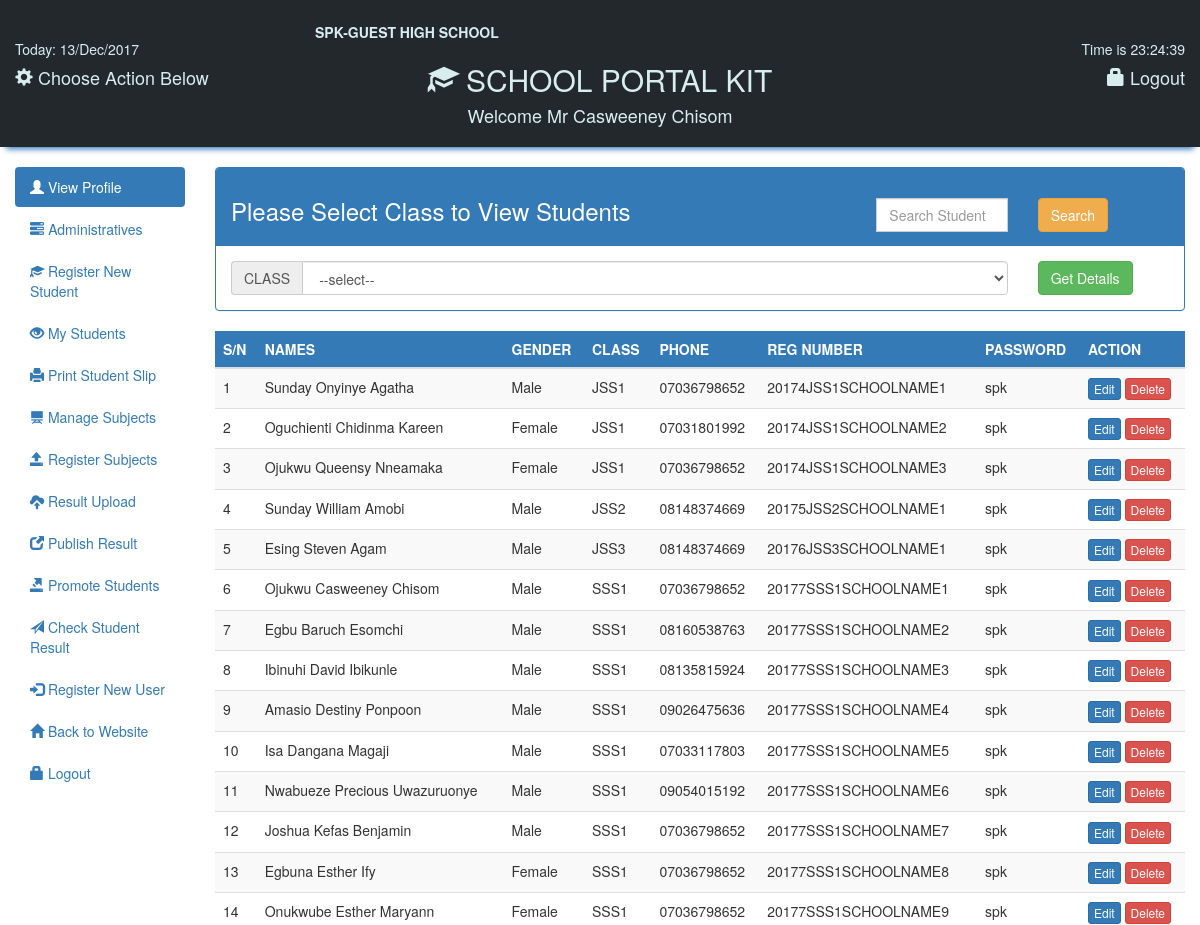
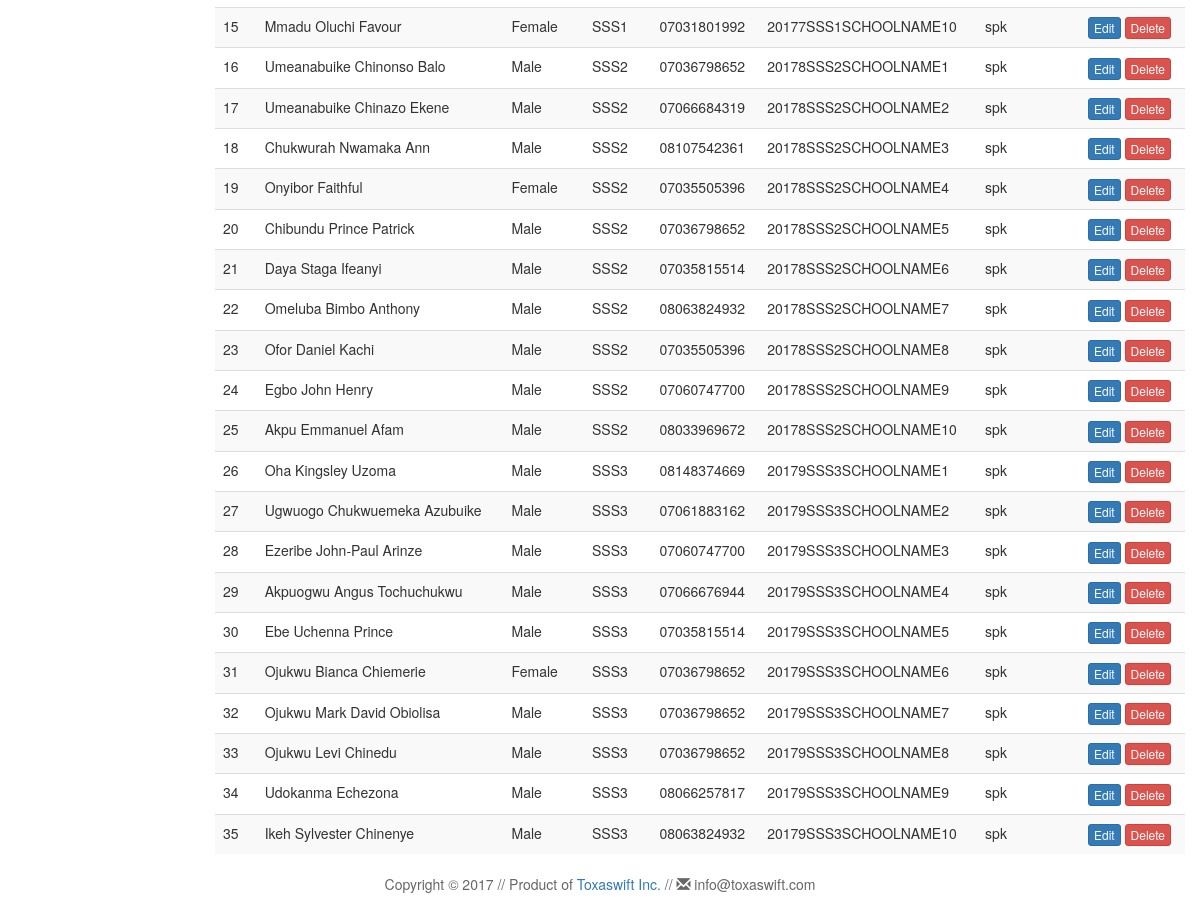
Page /staff_dashboard.php?students_reg_no (signed in) on the committed database (2 pictures, top to bottom).
### tables this page shows
CREATE TABLE IF NOT EXISTS `users` (
`id` int(10) NOT NULL,
  `title` varchar(50) DEFAULT NULL,
  `fullname` varchar(100) DEFAULT NULL,
  `address` text,
  `phone` varchar(50) DEFAULT NULL,
  `state` varchar(50) DEFAULT NULL,
  `lga` text,
  `nationality` varchar(50) DEFAULT NULL,
  `email` varchar(50) DEFAULT NULL,
  `password` varchar(50) DEFAULT NULL,
  `date_of_reg` varchar(50) DEFAULT NULL,
  `time_of_reg` timestamp NULL DEFAULT CURRENT_TIMESTAMP
);

CREATE TABLE IF NOT EXISTS `students` (
`id` int(10) NOT NULL,
  `gender` varchar(20) DEFAULT NULL,
  `firstname` varchar(50) DEFAULT NULL,
  `lastname` varchar(50) DEFAULT NULL,
  `othername` varchar(50) DEFAULT NULL,
  `dob` varchar(50) DEFAULT NULL,
  `mob` varchar(50) DEFAULT NULL,
  `yob` varchar(50) DEFAULT NULL,
  `contact_phone` varchar(20) DEFAULT NULL,
  `address` text,
  `state` varchar(50) DEFAULT NULL,
  `nationality` varchar(50) DEFAULT NULL,
  `sponsor_name` varchar(50) DEFAULT NULL,
  `sponsor_phone` varchar(20) DEFAULT NULL,
  `relationship` varchar(20) DEFAULT NULL,
  `class` varchar(20) DEFAULT NULL,
  `reg_number` varchar(100) DEFAULT NULL,
  `gen_password` varchar(20) DEFAULT NULL,
  `passport` varchar(255) DEFAULT NULL,
  `date_of_reg` varchar(20) DEFAULT NULL,
  `time_of_reg` timestamp NULL DEFAULT CURRENT_TIMESTAMP
);

### staff_dashboard.php (the view, shortened to what this page needs)
<?php
	require_once("includes/connection.php");
?>
<?php
	$date = date('d/M/Y');
	$select = "--select--";
	$error = array();
	$year = date('Y');
?>
<?php
	$query = " SELECT * FROM `users` WHERE id = '{$_SESSION['admin']}' ";
	$run_query = mysqli_query($connection, $query);
	if(mysqli_num_rows($run_query) == 1){
		while($result = mysqli_fetch_assoc($run_query)){
			$user_title = $result['title'];
			$user_fullname = ucwords($result['fullname']);
			$msg_fullname = $user_fullname;
			$msg_title = $user_title;
		}
	}
?>
<!DOCTYPE html>
<html>
	<head>
		<link type='text/css' rel='stylesheet' href='css/bootstrap.css' />
		<link type='text/css' rel='stylesheet' href='css/font-awesome.css' />
		<link type='text/css' rel='stylesheet' href='css/blink.css' />
		<link rel='stylesheet' href='css/defined.css' />
	</head>
	<body>
		<div class='container-fluid'>
			<header>
				<div class='row header noprint'>
					<div class='col-md-3 col-sm-3 col-xs-3'>
						<h5>Today: <?php echo $date; ?></h5>
						<h4 class='blink'><span class='glyphicon glyphicon-cog'></span> Choose Action Below</h4>
					</div>
					<div class='col-md-6 col-sm-6 col-xs-6'>
						<?php
							$query = " SELECT * FROM `administratives` ";
							$run_query = mysqli_query($connection, $query);
							if(mysqli_num_rows($run_query) > 0){
								while($result = mysqli_fetch_assoc($run_query)){
									$school_title = $result['school_name'];
									echo"<p class='text-center'><b><marquee>{$school_title}</marquee></b></p>";
								}
							}else{
								echo"<p class='text-center'><b><marquee>SPK POWERED BY TOXASWIFT</marquee></b></p>";
							}
						?>
						<h2 class='text-center'><span class='glyphicon glyphicon-education'></span> SCHOOL PORTAL KIT</h2>
						<h4 class='text-center'>Welcome
							<?php
								echo ucfirst($msg_title) ." " .$msg_fullname;
							?>
						</h4>
					</div>
					<div class='col-md-3 col-sm-3 col-xs-3 logout'>
						<h5 class='text-right'><span id='clockDisplay'></span></h5>
						<h4 class='text-right'><a href='staff_dashboard.php?logout'><span class='glyphicon glyphicon-lock'></span> Logout</a></h4>
					</div>
				</div>
			</header>
			<section class='row'>
				<br />
				<div class='col-md-2 col-sm-2 side_nav noprint'>
					<ul class="nav nav-pills nav-stacked">
						<li role="presentation" class="active"><a href="staff_dashboard.php?view_profile"><span class='glyphicon glyphicon-user'></span> View Profile</a></li>
						<li role="presentation"><a href="staff_dashboard.php?administratives"><span class='glyphicon glyphicon-tasks'></span> Administratives</a></li>
						<li role="presentation"><a href="staff_dashboard.php?register_new_student"><span class='glyphicon glyphicon-education'></span> Register New Student</a></li>
						<li role="presentation"><a href="staff_dashboard.php?students_reg_no"><span class='glyphicon glyphicon-eye-open'></span> My Students</a></li>
						<li role="presentation"><a href="staff_dashboard.php?print_student_slip"><span class='glyphicon glyphicon-print'></span> Print Student Slip</a></li>
						<li role="presentation"><a href="staff_dashboard.php?manage_subjects"><span class='glyphicon glyphicon-blackboard'></span> Manage Subjects</a></li>
						<li role="presentation"><a href="staff_dashboard.php?register_subjects"><span class='glyphicon glyphicon-open'></span> Register Subjects</a></li>
						<li role="presentation"><a href="staff_dashboard.php?upload"><span class='glyphicon glyphicon-cloud-upload'></span> Result Upload</a></li>
						<li role="presentation"><a href="staff_dashboard.php?publish_result"><span class='glyphicon glyphicon-new-window'></span> Publish Result</a></li>
						<li role="presentation"><a href="staff_dashboard.php?promote_students"><span class='glyphicon glyphicon-export'></span> Promote Students</a></li>
						<li role="presentation"><a href="staff_dashboard.php?check_result"><span class='glyphicon glyphicon-send'></span> Check Student Result</a></li>
						<li role="presentation"><a href="staff_dashboard.php?register_new_user"><span class='glyphicon glyphicon-log-in'></span> Register New User</a></li>
						<li role="presentation"><a href="index.php"><span class='glyphicon glyphicon-home'></span> Back to Website</a></li>
						<li role="presentation"><a href="staff_dashboard.php?logout"><span class='glyphicon glyphicon-lock'></span> Logout</a></li>
					</ul>
				</div>
				<div class='col-md-10 col-sm-10'>
					<?php
						if(isset($_GET['view_profile'])){
							header("Location:staff_dashboard.php");
					}
					elseif(isset($_GET['students_reg_no'])){
						echo"
							<div class='panel panel-primary'>
								<div class='panel-heading'>
									<div class='row'>
										<div class='col-md-8'>
											<h3 class='log-text'>Please Select Class to View Students</h3>
										</div>
										<div class='col-md-4'>
											<br />
											<form class='form-inline'>
												<div class='row'>
													<div class='col-md-6'>
														<div class='input-group'>
															<input type='text' name='search_bar_txt' placeholder='Search Student' class='form-control' />
														</div>
													</div>
													<div class='col-md-6'>
														<input type='submit' value='Search' class='btn btn-warning' />
													</div>
												</div>
											</form>
										</div>
									</div>";
									echo"
								</div>
								<div class='panel-body'>
									<form class='' method='POST' action='staff_dashboard.php?students_reg_no'>
										<div class='row'>
											<div class='col-md-10'>
												<div class='input-group'>
													<span class='input-group-addon' id='basic-addon2'>CLASS</span>
													<select class='form-control' name='reg_no_class'>
														<option selected> {$select} </option>";
														echo"
													</select>
												</div>
											</div>
											<div class='col-md-2'>
												<input type='submit' name='get_reg_no_btn' id='submit' value='Get Details' class='btn btn-large btn-success login_btn text-center' />
											</div>
										</div>
									</form>
								</div>
							</div>
							<div class='table-responsive'>
								<table class='table table-striped'>
									<thead>
										<tr class='bg-primary'>
											<th>S/N</th>
											<th>NAMES</th>
											<th>GENDER</th>
											<th>CLASS</th>
											<th>PHONE</th>
											<th>REG NUMBER</th>
											<th>PASSWORD</th>
											<th>ACTION</th>
										</tr>
									</thead>
									<tbody>
										";
										if(isset($_POST['get_reg_no_btn'])){
											$reg_no_class = inject_checker($connection, $_POST['reg_no_class']);
											if($reg_no_class == $select){
												$reg_msg = "<h4 class='text-danger'><b>!!! Please select class to get registration number.</b></h4>";
												echo $reg_msg;
											}
											else{
												$query = " SELECT * FROM `students` WHERE `class` = '{$reg_no_class}' ORDER BY `reg_number` ASC ";
												$run_query = mysqli_query($connection, $query);
												if($run_query == true){
													if(mysqli_num_rows($run_query) > 0){
														$i = 0;
														while($result = mysqli_fetch_array($run_query)){
															$i++;
															$reg_no_id = $result['id'];
															$reg_no_firstname = $result['firstname'];
															$reg_no_lastname = $result['lastname'];
															$reg_no_othername = $result['othername'];
															$reg_no_class = $result['class'];
															$reg_reg_number = $result['reg_number'];
                                                            $reg_phone = $result['contact_phone'];
                                                            $reg_password = $result['gen_password'];
                                                            $reg_sex = ucfirst($result['gender']);
															$reg_name = ucwords("{$reg_no_firstname} {$reg_no_lastname} {$reg_no_othername}");
															echo"
																<tr>
																	<td>{$i}</td>
																	<td>{$reg_name}</td>
																	<td>{$reg_sex}</td>
																	<td>{$reg_no_class}</td>
																	<td>{$reg_phone}</td>
																	<td>{$reg_reg_number}</td>
																	<td>{$reg_password}</td>
																	<td>
																		<form method='POST' action=''>
																			<input type='hidden' name='all_student_hidden_id' value='{$reg_no_id}' />
																			<input type='submit' name='edit_btn' value='Edit' class='btn btn-xs btn-primary' />
																			<input type='submit' name='student_delete_btn' value='Delete' class='btn btn-xs btn-danger' />
																		</form>
																	</td>
																</tr>
															";
														}
													}else{
														$reg_msg = "<h4 class='text-danger'><b>!!! No Records Found in {$reg_no_class}</b></h4>";
														echo $reg_msg;
													}
												}
											}
											if(isset($_POST['student_delete_btn'])){
												$all_student_hidden_id = $_POST['all_student_hidden_id'];
												$query = " DELETE FROM `students` WHERE `id` = '{all_student_hidden_id}' AND `class` = '{$reg_no_class}' ";
												$run_query = mysqli_query($connection, $query);
												if($run_query == true){
													echo "<p class='text-success'><b>Student Deleted Successfully</b></p>";
												}else{
													echo "<p><b>Error! Could Not Delete Record</b></p>";
												}
											}
										}else{
											$query = " SELECT * FROM `students` ORDER BY `class` LIMIT 50";
											$run_query = mysqli_query($connection, $query);
											if($run_query == true){
												if(mysqli_num_rows($run_query) > 0){
													$i = 0;
													while($result = mysqli_fetch_assoc($run_query)){
														$i++;
														$student_id = $result['id'];
														$student_firstname = $result['firstname'];
														$student_lastname = $result['lastname'];
														$student_othername = $result['othername'];
														$student_class = $result['class'];
														$student_reg_number = $result['reg_number'];
                                                        $student_phone = $result['contact_phone'];
                                                        $student_password = $result['gen_password'];
                                                        $student_sex = ucfirst($result['gender']);
														$full_name = ucwords("{$student_firstname} {$student_lastname} {$student_othername}");
														echo"
															<tr>
																<td>{$i}</td>
																<td>{$full_name}</td>
																<td>{$student_sex}</td>
																<td>{$student_class}</td>
																<td>{$student_phone}</td>
																<td>{$student_reg_number}</td>
																<td>{$student_password}</td>
																<td>
																	<form method='POST' action=''>
																		<input type='hidden' name='all_student_hidden_id' value='{$student_id}' />
																		<input type='submit' name='edit_btn' value='Edit' data-toggle='modal' data-target='#demanppopUpWindow1' class='btn btn-xs btn-primary' />
																		<input type='submit' name='all_student_delete_btn' value='Delete' class='btn btn-xs btn-danger' />
																	</form>
																</td>
															</tr>
														";
													}
												}else{
													echo "<h4 class='text-danger'><b>No Student has been registered in this portal...</b></h4>";
												}
											}
										}
										echo"
									</tbody>
								</table>
							</div>
						";
					}
					elseif(isset($_GET['register_subjects'])){
						require_once("register_subject.php");
					}
					elseif(isset($_GET['upload'])){
						require_once("upload.php");
						foreach($error as $msg){
							echo "<h4 class='text-danger'>{$msg}</h4>";
						}
					}
					elseif(isset($_GET['logout'])){
						unset($_SESSION['admin']);
						header("Location:login.php");
						exit;
					}
				?>
				</div>
			</section>
		</div>
		<footer>
			<div class='container'>
				<p class='text-center' style='color: #666;'>Copyright &#169; <?php echo $year ?> // Product of <a href='http://www.toxaswift.com'>Toxaswift Inc.</a> // <span class='glyphicon glyphicon-envelope'></span> info@toxaswift.com</p>
			</div>
		</footer>
	</body>
</html>

### css/blink.css (style rules this page uses)
.blink { -webkit-animation: blink .75s linear infinite; -moz-animation: blink .75s linear infinite; -ms-animation: blink .75s linear infinite; -o-animation: blink .75s linear infinite; animation: blink .75s linear infinite; }

### css/defined.css (style rules this page uses)
.header { background: #23282D; box-shadow: 0 8px 6px -6px #337AB7; color: #D8EEEE; padding: 1% 0% 1% 0%; }
.side_nav { list-style: none; }
.logout a { color: #D8EEEE; }

### rows in the picture
users: title "Mr", fullname "Casweeney Chisom"
students: full_name "Sunday Onyinye Agatha", gender "Male", class "JSS1", contact_phone "07036798652", reg_number "20174JSS1SCHOOLNAME1", gen_password "spk"
students: full_name "Oguchienti Chidinma Kareen", gender "Female", class "JSS1", contact_phone "07031801992", reg_number "20174JSS1SCHOOLNAME2", gen_password "spk"
students: full_name "Ojukwu Queensy Nneamaka", gender "Female", class "JSS1", contact_phone "07036798652", reg_number "20174JSS1SCHOOLNAME3", gen_password "spk"
students: full_name "Sunday William Amobi", gender "Male", class "JSS2", contact_phone "08148374669", reg_number "20175JSS2SCHOOLNAME1", gen_password "spk"
students: full_name "Esing Steven Agam", gender "Male", class "JSS3", contact_phone "08148374669", reg_number "20176JSS3SCHOOLNAME1", gen_password "spk"
students: full_name "Ojukwu Casweeney Chisom", gender "Male", class "SSS1", contact_phone "07036798652", reg_number "20177SSS1SCHOOLNAME1", gen_password "spk"
students: full_name "Egbu Baruch Esomchi", gender "Male", class "SSS1", contact_phone "08160538763", reg_number "20177SSS1SCHOOLNAME2", gen_password "spk"
students: full_name "Ibinuhi David Ibikunle", gender "Male", class "SSS1", contact_phone "08135815924", reg_number "20177SSS1SCHOOLNAME3", gen_password "spk"
students: full_name "Amasio Destiny Ponpoon", gender "Male", class "SSS1", contact_phone "09026475636", reg_number "20177SSS1SCHOOLNAME4", gen_password "spk"
students: full_name "Isa Dangana Magaji", gender "Male", class "SSS1", contact_phone "07033117803", reg_number "20177SSS1SCHOOLNAME5", gen_password "spk"
students: full_name "Nwabueze Precious Uwazuruonye", gender "Male", class "SSS1", contact_phone "09054015192", reg_number "20177SSS1SCHOOLNAME6", gen_password "spk"
students: full_name "Joshua Kefas Benjamin", gender "Male", class "SSS1", contact_phone "07036798652", reg_number "20177SSS1SCHOOLNAME7", gen_password "spk"
students: full_name "Egbuna Esther Ify", gender "Female", class "SSS1", contact_phone "07036798652", reg_number "20177SSS1SCHOOLNAME8", gen_password "spk"
students: full_name "Onukwube Esther Maryann", gender "Female", class "SSS1", contact_phone "07036798652", reg_number "20177SSS1SCHOOLNAME9", gen_password "spk"
students: full_name "Mmadu Oluchi Favour", gender "Female", class "SSS1", contact_phone "07031801992", reg_number "20177SSS1SCHOOLNAME10", gen_password "spk"
students: full_name "Umeanabuike Chinonso Balo", gender "Male", class "SSS2", contact_phone "07036798652", reg_number "20178SSS2SCHOOLNAME1", gen_password "spk"
students: full_name "Umeanabuike Chinazo Ekene", gender "Male", class "SSS2", contact_phone "07066684319", reg_number "20178SSS2SCHOOLNAME2", gen_password "spk"
students: full_name "Chukwurah Nwamaka Ann", gender "Male", class "SSS2", contact_phone "08107542361", reg_number "20178SSS2SCHOOLNAME3", gen_password "spk"
students: full_name "Onyibor Faithful", gender "Female", class "SSS2", contact_phone "07035505396", reg_number "20178SSS2SCHOOLNAME4", gen_password "spk"
students: full_name "Chibundu Prince Patrick", gender "Male", class "SSS2", contact_phone "07036798652", reg_number "20178SSS2SCHOOLNAME5", gen_password "spk"
students: full_name "Daya Staga Ifeanyi", gender "Male", class "SSS2", contact_phone "07035815514", reg_number "20178SSS2SCHOOLNAME6", gen_password "spk"
students: full_name "Omeluba Bimbo Anthony", gender "Male", class "SSS2", contact_phone "08063824932", reg_number "20178SSS2SCHOOLNAME7", gen_password "spk"
students: full_name "Ofor Daniel Kachi", gender "Male", class "SSS2", contact_phone "07035505396", reg_number "20178SSS2SCHOOLNAME8", gen_password "spk"
students: full_name "Egbo John Henry", gender "Male", class "SSS2", contact_phone "07060747700", reg_number "20178SSS2SCHOOLNAME9", gen_password "spk"
students: full_name "Akpu Emmanuel Afam", gender "Male", class "SSS2", contact_phone "08033969672", reg_number "20178SSS2SCHOOLNAME10", gen_password "spk"
students: full_name "Oha Kingsley Uzoma", gender "Male", class "SSS3", contact_phone "08148374669", reg_number "20179SSS3SCHOOLNAME1", gen_password "spk"
students: full_name "Ugwuogo Chukwuemeka Azubuike", gender "Male", class "SSS3", contact_phone "07061883162", reg_number "20179SSS3SCHOOLNAME2", gen_password "spk"
students: full_name "Ezeribe John-Paul Arinze", gender "Male", class "SSS3", contact_phone "07060747700", reg_number "20179SSS3SCHOOLNAME3", gen_password "spk"
students: full_name "Akpuogwu Angus Tochuchukwu", gender "Male", class "SSS3", contact_phone "07066676944", reg_number "20179SSS3SCHOOLNAME4", gen_password "spk"
students: full_name "Ebe Uchenna Prince", gender "Male", class "SSS3", contact_phone "07035815514", reg_number "20179SSS3SCHOOLNAME5", gen_password "spk"
students: full_name "Ojukwu Bianca Chiemerie", gender "Female", class "SSS3", contact_phone "07036798652", reg_number "20179SSS3SCHOOLNAME6", gen_password "spk"
students: full_name "Ojukwu Mark David Obiolisa", gender "Male", class "SSS3", contact_phone "07036798652", reg_number "20179SSS3SCHOOLNAME7", gen_password "spk"
students: full_name "Ojukwu Levi Chinedu", gender "Male", class "SSS3", contact_phone "07036798652", reg_number "20179SSS3SCHOOLNAME8", gen_password "spk"
students: full_name "Udokanma Echezona", gender "Male", class "SSS3", contact_phone "08066257817", reg_number "20179SSS3SCHOOLNAME9", gen_password "spk"
students: full_name "Ikeh Sylvester Chinenye", gender "Male", class "SSS3", contact_phone "08063824932", reg_number "20179SSS3SCHOOLNAME10", gen_password "spk"

### other values in the picture
$year "2017"
form field reg_no_class "--select--"
